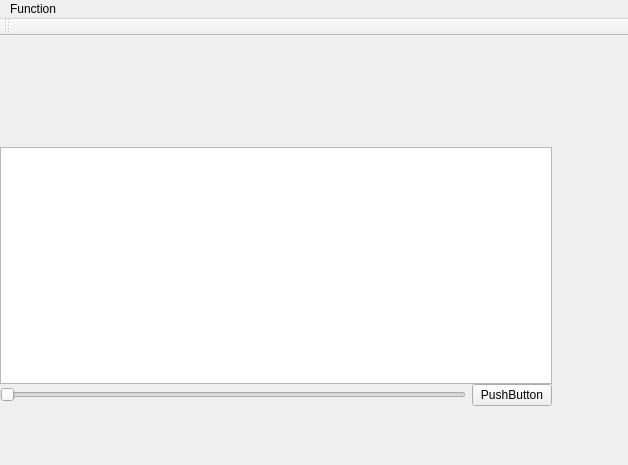
<?xml version="1.0" encoding="UTF-8"?>
<ui version="4.0">
 <class>MainWindow</class>
 <widget class="QMainWindow" name="MainWindow">
  <property name="geometry">
   <rect>
    <x>0</x>
    <y>0</y>
    <width>628</width>
    <height>465</height>
   </rect>
  </property>
  <property name="windowTitle">
   <string>MainWindow</string>
  </property>
  <property name="autoFillBackground">
   <bool>false</bool>
  </property>
  <widget class="QWidget" name="centralWidget">
   <property name="layoutDirection">
    <enum>Qt::LeftToRight</enum>
   </property>
   <widget class="QWidget" name="layoutWidget">
    <property name="geometry">
     <rect>
      <x>0</x>
      <y>100</y>
      <width>563</width>
      <height>281</height>
     </rect>
    </property>
    <layout class="QVBoxLayout" name="verticalLayout_2">
     <property name="spacing">
      <number>0</number>
     </property>
     <property name="sizeConstraint">
      <enum>QLayout::SetMaximumSize</enum>
     </property>
     <property name="leftMargin">
      <number>0</number>
     </property>
     <item>
      <widget class="QGraphicsView" name="graphicsView">
       <property name="sizePolicy">
        <sizepolicy hsizetype="MinimumExpanding" vsizetype="MinimumExpanding">
         <horstretch>0</horstretch>
         <verstretch>0</verstretch>
        </sizepolicy>
       </property>
       <property name="autoFillBackground">
        <bool>false</bool>
       </property>
       <property name="lineWidth">
        <number>1</number>
       </property>
       <property name="midLineWidth">
        <number>0</number>
       </property>
       <property name="horizontalScrollBarPolicy">
        <enum>Qt::ScrollBarAsNeeded</enum>
       </property>
       <property name="sizeAdjustPolicy">
        <enum>QAbstractScrollArea::AdjustIgnored</enum>
       </property>
       <property name="dragMode">
        <enum>QGraphicsView::ScrollHandDrag</enum>
       </property>
       <property name="viewportUpdateMode">
        <enum>QGraphicsView::SmartViewportUpdate</enum>
       </property>
      </widget>
     </item>
     <item>
      <layout class="QHBoxLayout" name="horizontalLayout">
       <item>
        <widget class="QSlider" name="horizontalSlider">
         <property name="minimum">
          <number>1</number>
         </property>
         <property name="maximum">
          <number>1000</number>
         </property>
         <property name="orientation">
          <enum>Qt::Horizontal</enum>
         </property>
        </widget>
       </item>
       <item>
        <widget class="QPushButton" name="openDialog">
         <property name="sizePolicy">
          <sizepolicy hsizetype="Fixed" vsizetype="Fixed">
           <horstretch>0</horstretch>
           <verstretch>0</verstretch>
          </sizepolicy>
         </property>
         <property name="text">
          <string>PushButton</string>
         </property>
        </widget>
       </item>
      </layout>
     </item>
    </layout>
   </widget>
  </widget>
  <widget class="QMenuBar" name="menuBar">
   <property name="geometry">
    <rect>
     <x>0</x>
     <y>0</y>
     <width>628</width>
     <height>22</height>
    </rect>
   </property>
   <widget class="QMenu" name="menuFunction">
    <property name="title">
     <string>Function</string>
    </property>
   </widget>
   <addaction name="menuFunction"/>
  </widget>
  <widget class="QToolBar" name="mainToolBar">
   <attribute name="toolBarArea">
    <enum>TopToolBarArea</enum>
   </attribute>
   <attribute name="toolBarBreak">
    <bool>false</bool>
   </attribute>
  </widget>
 </widget>
 <layoutdefault spacing="6" margin="11"/>
 <resources/>
 <connections/>
</ui>
